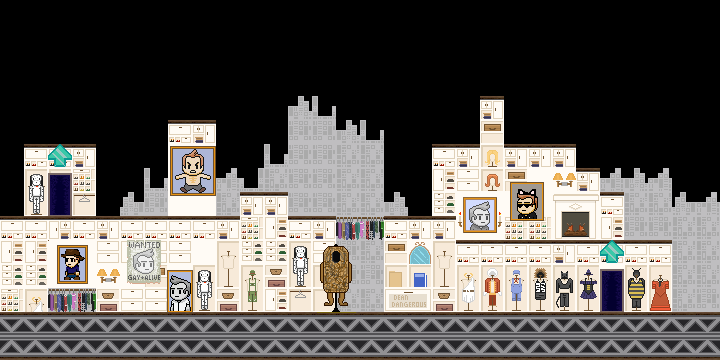

A level layout from a 2D game, rendered from its tile map. Below: a short description, then the map file with tile-grid data replaced by summaries:
An orthogonal 30x15 tile map with 24x24 px tiles, 4 tile layers (background, floor, foregorund, foreground2), 1 hidden layer not drawn, 2 tilesets and 4 objects (2x door, info, key).

<map version="1.0" orientation="orthogonal" width="30" height="15" tilewidth="24" tileheight="24">
 <properties>
  <property name="blue" value="117" />
  <property name="green" value="117" />
  <property name="offset" value="1" />
  <property name="red" value="117" />
  <property name="soundtrack" value="dancingqueen" />
 </properties>
 <tileset firstgid="1" name="deans-closet" tilewidth="24" tileheight="24">
  <image source="../images/tilesets/deans-closet.png" width="264" height="264" />
 </tileset>
 <tileset firstgid="122" name="collisions" tilewidth="24" tileheight="24">
  <image source="../images/tilesets/collisions.png" width="632" height="512" />
 </tileset>
 <layer name="background" width="30" height="15">
  <data>[450 cells, 165 non-empty, 5 distinct tile ids]</data>
 </layer>
 <layer name="floor" width="30" height="15">
  <data>[450 cells, 201 non-empty, 50 distinct tile ids]</data>
 </layer>
 <layer name="foregorund" width="30" height="15">
  <data>[450 cells, 40 non-empty, 36 distinct tile ids]</data>
 </layer>
 <layer name="foreground2" width="30" height="15">
  <data>[450 cells, 22 non-empty, 21 distinct tile ids]</data>
 </layer>
 <layer name="collision" width="30" height="15" visible="0">
  <data>[450 cells, 71 non-empty, 2 distinct tile ids]</data>
 </layer>
 <objectgroup name="nodes" width="30" height="15">
  <object name="next" type="door" x="600" y="264" width="24" height="48">
   <properties>
    <property name="level" value="greendale-exterior" />
    <property name="sound" value="false" />
    <property name="to" value="dean" />
   </properties>
  </object>
  <object name="main" type="door" x="48" y="168" width="24" height="48">
   <properties>
    <property name="level" value="deans-closet" />
    <property name="sound" value="false" />
    <property name="to" value="next" />
   </properties>
  </object>
  <object type="info" x="384" y="288" width="48" height="24">
   <properties>
    <property name="info" value="Time Desk: The Chronicles of Dean Dangerous" />
   </properties>
  </object>
  <object name="receipt" type="key" x="312" y="288" width="24" height="24">
   <properties>
    <property name="info" value="You found the {{orange}}receipt{{white}} for the peanut bar costume! It seems that the Dean wrote some rap lyics at the back: 'Well I'm a peanut bar, and I'm here to say...'" />
   </properties>
  </object>
 </objectgroup>
</map>
